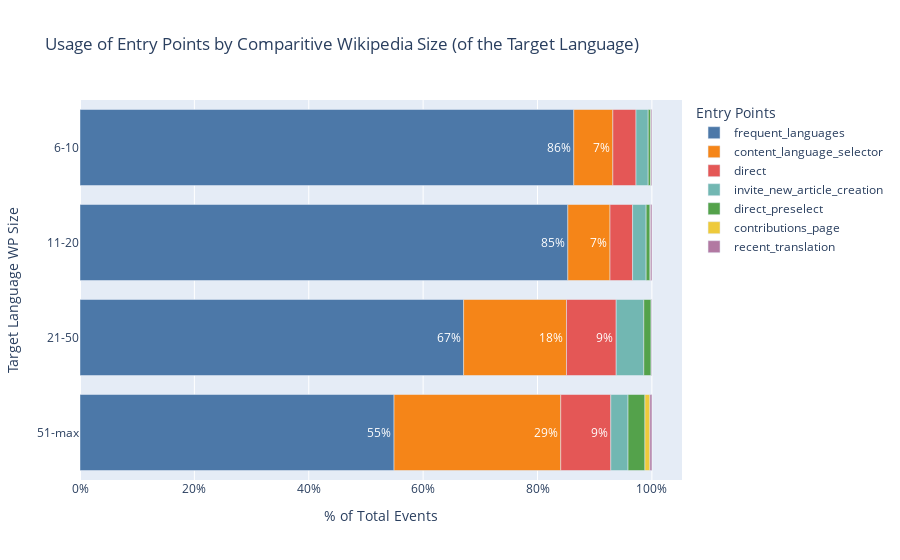

This figure's notebook cell:
### Code cell
entry_by_target_wp_size['percent_annot'] = (
    entry_by_target_wp_size['percent']
    .apply(lambda x:f"{x:.0%}" if x > 0.05 else None)
)

fig = px.bar(entry_by_target_wp_size.query("""target_wp_rank != '1-5'"""), 
             x='percent', 
             y='target_wp_rank', 
             color='source',
             labels={
                 'percent':'% of Total Events', 
                 'target_wp_rank': 'Target Language WP Size', 
                 'source': 'Entry Points'
             },
             color_discrete_sequence=px.colors.qualitative.T10,
             title='Usage of Entry Points by Comparitive Wikipedia Size (of the Target Language)',
             text='percent_annot', 
             category_orders={
                 'target_wp_rank': [i for i in rank_bin_labels if i != '1-5'], 
                 'source': entry_points_freq.entry_point.values.tolist()
             }
            )


fig.update_layout(barmode='relative', height=650)
fig.update_xaxes(tickformat='.0%')
fig.update_traces(textfont_color='white')

fig.show()

### Figure 1 — Plotly figure (JSON) as saved in the notebook; plotly's stock layout.template omitted (floating-point values rounded to 4 significant figures)
{"data": [{"alignmentgroup": "True", "hovertemplate": "Entry Points=frequent_languages<br>% of Total Events=%{x}<br>Target Language WP Size=%{y}<br>percent_annot=%{text}<extra></extra>", "legendgroup": "frequent_languages", "marker": {"color": "#4C78A8", "pattern": {"shape": ""}}, "name": "frequent_languages", "offsetgroup": "frequent_languages", "orientation": "h", "showlegend": true, "text": ["86%", "85%", "67%", "55%"], "textfont": {"color": "white"}, "textposition": "auto", "type": "bar", "x": [0.8635, 0.853, 0.6708, 0.5491], "xaxis": "x", "y": ["6-10", "11-20", "21-50", "51-max"], "yaxis": "y"}, {"alignmentgroup": "True", "hovertemplate": "Entry Points=content_language_selector<br>% of Total Events=%{x}<br>Target Language WP Size=%{y}<br>percent_annot=%{text}<extra></extra>", "legendgroup": "content_language_selector", "marker": {"color": "#F58518", "pattern": {"shape": ""}}, "name": "content_language_selector", "offsetgroup": "content_language_selector", "orientation": "h", "showlegend": true, "text": ["7%", "7%", "18%", "29%"], "textfont": {"color": "white"}, "textposition": "auto", "type": "bar", "x": [0.06827, 0.07375, 0.1798, 0.2915], "xaxis": "x", "y": ["6-10", "11-20", "21-50", "51-max"], "yaxis": "y"}, {"alignmentgroup": "True", "hovertemplate": "Entry Points=direct<br>% of Total Events=%{x}<br>Target Language WP Size=%{y}<br>percent_annot=%{text}<extra></extra>", "legendgroup": "direct", "marker": {"color": "#E45756", "pattern": {"shape": ""}}, "name": "direct", "offsetgroup": "direct", "orientation": "h", "showlegend": true, "text": [null, null, "9%", "9%"], "textfont": {"color": "white"}, "textposition": "auto", "type": "bar", "x": [0.04047, 0.03952, 0.08691, 0.08751], "xaxis": "x", "y": ["6-10", "11-20", "21-50", "51-max"], "yaxis": "y"}, {"alignmentgroup": "True", "hovertemplate": "Entry Points=invite_new_article_creation<br>% of Total Events=%{x}<br>Target Language WP Size=%{y}<br>percent_annot=%{text}<extra></extra>", "legendgroup": "invite_new_article_creation", "marker": {"color": "#72B7B2", "pattern": {"shape": ""}}, "name": "invite_new_article_creation", "offsetgroup": "invite_new_article_creation", "orientation": "h", "showlegend": true, "text": [null, null, null, null], "textfont": {"color": "white"}, "textposition": "auto", "type": "bar", "x": [0.02132, 0.02366, 0.04826, 0.03014], "xaxis": "x", "y": ["6-10", "11-20", "21-50", "51-max"], "yaxis": "y"}, {"alignmentgroup": "True", "hovertemplate": "Entry Points=direct_preselect<br>% of Total Events=%{x}<br>Target Language WP Size=%{y}<br>percent_annot=%{text}<extra></extra>", "legendgroup": "direct_preselect", "marker": {"color": "#54A24B", "pattern": {"shape": ""}}, "name": "direct_preselect", "offsetgroup": "direct_preselect", "orientation": "h", "showlegend": true, "text": [null, null, null, null], "textfont": {"color": "white"}, "textposition": "auto", "type": "bar", "x": [0.004634, 0.006796, 0.01297, 0.02956], "xaxis": "x", "y": ["6-10", "11-20", "21-50", "51-max"], "yaxis": "y"}, {"alignmentgroup": "True", "hovertemplate": "Entry Points=contributions_page<br>% of Total Events=%{x}<br>Target Language WP Size=%{y}<br>percent_annot=%{text}<extra></extra>", "legendgroup": "contributions_page", "marker": {"color": "#EECA3B", "pattern": {"shape": ""}}, "name": "contributions_page", "offsetgroup": "contributions_page", "orientation": "h", "showlegend": true, "text": [null, null, null, null], "textfont": {"color": "white"}, "textposition": "auto", "type": "bar", "x": [0.0003089, 0.0007551, 0.0002401, 0.008693], "xaxis": "x", "y": ["6-10", "11-20", "21-50", "51-max"], "yaxis": "y"}, {"alignmentgroup": "True", "hovertemplate": "Entry Points=recent_translation<br>% of Total Events=%{x}<br>Target Language WP Size=%{y}<br>percent_annot=%{text}<extra></extra>", "legendgroup": "recent_translation", "marker": {"color": "#B279A2", "pattern": {"shape": ""}}, "name": "recent_translation", "offsetgroup": "recent_translation", "orientation": "h", "showlegend": true, "text": [null, null, null, null], "textfont": {"color": "white"}, "textposition": "auto", "type": "bar", "x": [0.001545, 0.002517, 0.0009604, 0.003477], "xaxis": "x", "y": ["6-10", "11-20", "21-50", "51-max"], "yaxis": "y"}], "layout": {"autosize": true, "barmode": "relative", "legend": {"title": {"text": "Entry Points"}, "tracegroupgap": 0}, "title": {"text": "Usage of Entry Points by Comparitive Wikipedia Size (of the Target Language)"}, "xaxis": {"anchor": "y", "autorange": true, "domain": [0, 1], "range": [0, 1.053], "tickformat": ".0%", "title": {"text": "% of Total Events"}, "type": "linear"}, "yaxis": {"anchor": "x", "autorange": true, "categoryarray": ["51-max", "21-50", "11-20", "6-10"], "categoryorder": "array", "domain": [0, 1], "range": [-0.5, 3.5], "title": {"text": "Target Language WP Size"}, "type": "category"}}}
